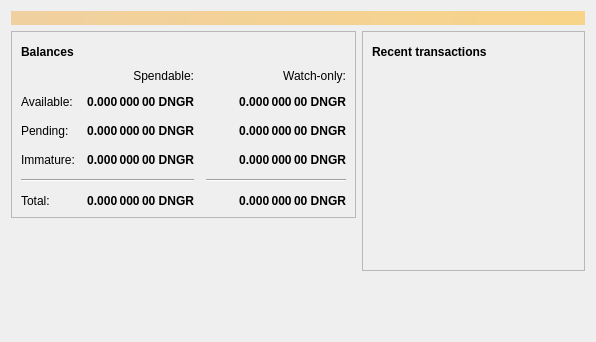
<?xml version="1.0" encoding="UTF-8"?>
<ui version="4.0">
 <class>OverviewPage</class>
 <widget class="QWidget" name="OverviewPage">
  <property name="geometry">
   <rect>
    <x>0</x>
    <y>0</y>
    <width>596</width>
    <height>342</height>
   </rect>
  </property>
  <property name="windowTitle">
   <string>Form</string>
  </property>
  <layout class="QVBoxLayout" name="topLayout">
   <item>
    <widget class="QLabel" name="labelAlerts">
     <property name="visible">
      <bool>false</bool>
     </property>
     <property name="styleSheet">
      <string notr="true">QLabel { background-color: qlineargradient(x1: 0, y1: 0, x2: 1, y2: 0, stop:0 #F0D0A0, stop:1 #F8D488); color:#000000; }</string>
     </property>
     <property name="wordWrap">
      <bool>true</bool>
     </property>
     <property name="margin">
      <number>3</number>
     </property>
     <property name="textInteractionFlags">
      <set>Qt::TextSelectableByMouse</set>
     </property>
    </widget>
   </item>
   <item>
    <layout class="QHBoxLayout" name="horizontalLayout" stretch="1,1">
     <item>
      <layout class="QVBoxLayout" name="verticalLayout_2">
       <item>
        <widget class="QFrame" name="frame">
         <property name="frameShape">
          <enum>QFrame::StyledPanel</enum>
         </property>
         <property name="frameShadow">
          <enum>QFrame::Raised</enum>
         </property>
         <layout class="QVBoxLayout" name="verticalLayout_4">
          <item>
           <layout class="QHBoxLayout" name="horizontalLayout_4">
            <item>
             <widget class="QLabel" name="label_5">
              <property name="font">
               <font>
                <weight>75</weight>
                <bold>true</bold>
               </font>
              </property>
              <property name="text">
               <string>Balances</string>
              </property>
             </widget>
            </item>
            <item>
             <widget class="QPushButton" name="labelWalletStatus">
              <property name="enabled">
               <bool>true</bool>
              </property>
              <property name="maximumSize">
               <size>
                <width>30</width>
                <height>16777215</height>
               </size>
              </property>
              <property name="toolTip">
               <string>The displayed information may be out of date. Your wallet automatically synchronizes with the Dongri network after a connection is established, but this process has not completed yet.</string>
              </property>
              <property name="text">
               <string/>
              </property>
              <property name="icon">
               <iconset resource="../bitcoin.qrc">
                <normaloff>:/icons/warning</normaloff>
                <disabledoff>:/icons/warning</disabledoff>:/icons/warning</iconset>
              </property>
              <property name="iconSize">
               <size>
                <width>24</width>
                <height>24</height>
               </size>
              </property>
              <property name="flat">
               <bool>true</bool>
              </property>
             </widget>
            </item>
            <item>
             <spacer name="horizontalSpacer_3">
              <property name="orientation">
               <enum>Qt::Horizontal</enum>
              </property>
              <property name="sizeHint" stdset="0">
               <size>
                <width>40</width>
                <height>20</height>
               </size>
              </property>
             </spacer>
            </item>
           </layout>
          </item>
          <item>
           <layout class="QGridLayout" name="gridLayout">
            <property name="spacing">
             <number>12</number>
            </property>
            <item row="2" column="2">
             <widget class="QLabel" name="labelWatchPending">
              <property name="font">
               <font>
                <weight>75</weight>
                <bold>true</bold>
               </font>
              </property>
              <property name="cursor">
               <cursorShape>IBeamCursor</cursorShape>
              </property>
              <property name="toolTip">
               <string>Unconfirmed transactions to watch-only addresses</string>
              </property>
              <property name="text">
               <string notr="true">0.000 000 00 DNGR</string>
              </property>
              <property name="alignment">
               <set>Qt::AlignRight|Qt::AlignTrailing|Qt::AlignVCenter</set>
              </property>
              <property name="textInteractionFlags">
               <set>Qt::LinksAccessibleByMouse|Qt::TextSelectableByKeyboard|Qt::TextSelectableByMouse</set>
              </property>
             </widget>
            </item>
            <item row="2" column="1">
             <widget class="QLabel" name="labelUnconfirmed">
              <property name="font">
               <font>
                <weight>75</weight>
                <bold>true</bold>
               </font>
              </property>
              <property name="cursor">
               <cursorShape>IBeamCursor</cursorShape>
              </property>
              <property name="toolTip">
               <string>Total of transactions that have yet to be confirmed, and do not yet count toward the spendable balance</string>
              </property>
              <property name="text">
               <string notr="true">0.000 000 00 DNGR</string>
              </property>
              <property name="alignment">
               <set>Qt::AlignRight|Qt::AlignTrailing|Qt::AlignVCenter</set>
              </property>
              <property name="textInteractionFlags">
               <set>Qt::LinksAccessibleByMouse|Qt::TextSelectableByKeyboard|Qt::TextSelectableByMouse</set>
              </property>
             </widget>
            </item>
            <item row="3" column="2">
             <widget class="QLabel" name="labelWatchImmature">
              <property name="font">
               <font>
                <weight>75</weight>
                <bold>true</bold>
               </font>
              </property>
              <property name="cursor">
               <cursorShape>IBeamCursor</cursorShape>
              </property>
              <property name="toolTip">
               <string>Mined balance in watch-only addresses that has not yet matured</string>
              </property>
              <property name="text">
               <string notr="true">0.000 000 00 DNGR</string>
              </property>
              <property name="alignment">
               <set>Qt::AlignRight|Qt::AlignTrailing|Qt::AlignVCenter</set>
              </property>
              <property name="textInteractionFlags">
               <set>Qt::LinksAccessibleByMouse|Qt::TextSelectableByKeyboard|Qt::TextSelectableByMouse</set>
              </property>
             </widget>
            </item>
            <item row="4" column="0" colspan="2">
             <widget class="Line" name="line">
              <property name="orientation">
               <enum>Qt::Horizontal</enum>
              </property>
             </widget>
            </item>
            <item row="4" column="2">
             <widget class="Line" name="lineWatchBalance">
              <property name="sizePolicy">
               <sizepolicy hsizetype="Preferred" vsizetype="Fixed">
                <horstretch>0</horstretch>
                <verstretch>0</verstretch>
               </sizepolicy>
              </property>
              <property name="minimumSize">
               <size>
                <width>140</width>
                <height>0</height>
               </size>
              </property>
              <property name="orientation">
               <enum>Qt::Horizontal</enum>
              </property>
             </widget>
            </item>
            <item row="5" column="0">
             <widget class="QLabel" name="labelTotalText">
              <property name="text">
               <string>Total:</string>
              </property>
             </widget>
            </item>
            <item row="3" column="1">
             <widget class="QLabel" name="labelImmature">
              <property name="font">
               <font>
                <weight>75</weight>
                <bold>true</bold>
               </font>
              </property>
              <property name="cursor">
               <cursorShape>IBeamCursor</cursorShape>
              </property>
              <property name="toolTip">
               <string>Mined balance that has not yet matured</string>
              </property>
              <property name="text">
               <string notr="true">0.000 000 00 DNGR</string>
              </property>
              <property name="alignment">
               <set>Qt::AlignRight|Qt::AlignTrailing|Qt::AlignVCenter</set>
              </property>
              <property name="textInteractionFlags">
               <set>Qt::LinksAccessibleByMouse|Qt::TextSelectableByKeyboard|Qt::TextSelectableByMouse</set>
              </property>
             </widget>
            </item>
            <item row="2" column="3">
             <spacer name="horizontalSpacer_2">
              <property name="orientation">
               <enum>Qt::Horizontal</enum>
              </property>
              <property name="sizeHint" stdset="0">
               <size>
                <width>40</width>
                <height>20</height>
               </size>
              </property>
             </spacer>
            </item>
            <item row="3" column="0">
             <widget class="QLabel" name="labelImmatureText">
              <property name="text">
               <string>Immature:</string>
              </property>
             </widget>
            </item>
            <item row="5" column="1">
             <widget class="QLabel" name="labelTotal">
              <property name="font">
               <font>
                <weight>75</weight>
                <bold>true</bold>
               </font>
              </property>
              <property name="cursor">
               <cursorShape>IBeamCursor</cursorShape>
              </property>
              <property name="toolTip">
               <string>Your current total balance</string>
              </property>
              <property name="text">
               <string notr="true">0.000 000 00 DNGR</string>
              </property>
              <property name="alignment">
               <set>Qt::AlignRight|Qt::AlignTrailing|Qt::AlignVCenter</set>
              </property>
              <property name="textInteractionFlags">
               <set>Qt::LinksAccessibleByMouse|Qt::TextSelectableByKeyboard|Qt::TextSelectableByMouse</set>
              </property>
             </widget>
            </item>
            <item row="5" column="2">
             <widget class="QLabel" name="labelWatchTotal">
              <property name="font">
               <font>
                <weight>75</weight>
                <bold>true</bold>
               </font>
              </property>
              <property name="cursor">
               <cursorShape>IBeamCursor</cursorShape>
              </property>
              <property name="toolTip">
               <string>Current total balance in watch-only addresses</string>
              </property>
              <property name="text">
               <string notr="true">0.000 000 00 DNGR</string>
              </property>
              <property name="alignment">
               <set>Qt::AlignRight|Qt::AlignTrailing|Qt::AlignVCenter</set>
              </property>
              <property name="textInteractionFlags">
               <set>Qt::LinksAccessibleByMouse|Qt::TextSelectableByKeyboard|Qt::TextSelectableByMouse</set>
              </property>
             </widget>
            </item>
            <item row="0" column="2">
             <widget class="QLabel" name="labelWatchonly">
              <property name="text">
               <string>Watch-only:</string>
              </property>
              <property name="alignment">
               <set>Qt::AlignRight|Qt::AlignTrailing|Qt::AlignVCenter</set>
              </property>
             </widget>
            </item>
            <item row="1" column="0">
             <widget class="QLabel" name="labelBalanceText">
              <property name="text">
               <string>Available:</string>
              </property>
             </widget>
            </item>
            <item row="1" column="1">
             <widget class="QLabel" name="labelBalance">
              <property name="font">
               <font>
                <weight>75</weight>
                <bold>true</bold>
               </font>
              </property>
              <property name="cursor">
               <cursorShape>IBeamCursor</cursorShape>
              </property>
              <property name="toolTip">
               <string>Your current spendable balance</string>
              </property>
              <property name="text">
               <string notr="true">0.000 000 00 DNGR</string>
              </property>
              <property name="alignment">
               <set>Qt::AlignRight|Qt::AlignTrailing|Qt::AlignVCenter</set>
              </property>
              <property name="textInteractionFlags">
               <set>Qt::LinksAccessibleByMouse|Qt::TextSelectableByKeyboard|Qt::TextSelectableByMouse</set>
              </property>
             </widget>
            </item>
            <item row="1" column="2">
             <widget class="QLabel" name="labelWatchAvailable">
              <property name="font">
               <font>
                <weight>75</weight>
                <bold>true</bold>
               </font>
              </property>
              <property name="cursor">
               <cursorShape>IBeamCursor</cursorShape>
              </property>
              <property name="toolTip">
               <string>Your current balance in watch-only addresses</string>
              </property>
              <property name="text">
               <string notr="true">0.000 000 00 DNGR</string>
              </property>
              <property name="alignment">
               <set>Qt::AlignRight|Qt::AlignTrailing|Qt::AlignVCenter</set>
              </property>
              <property name="textInteractionFlags">
               <set>Qt::LinksAccessibleByMouse|Qt::TextSelectableByKeyboard|Qt::TextSelectableByMouse</set>
              </property>
             </widget>
            </item>
            <item row="2" column="0">
             <widget class="QLabel" name="labelPendingText">
              <property name="text">
               <string>Pending:</string>
              </property>
             </widget>
            </item>
            <item row="0" column="1">
             <widget class="QLabel" name="labelSpendable">
              <property name="text">
               <string>Spendable:</string>
              </property>
              <property name="alignment">
               <set>Qt::AlignRight|Qt::AlignTrailing|Qt::AlignVCenter</set>
              </property>
             </widget>
            </item>
           </layout>
          </item>
         </layout>
        </widget>
       </item>
       <item>
        <spacer name="verticalSpacer">
         <property name="orientation">
          <enum>Qt::Vertical</enum>
         </property>
         <property name="sizeHint" stdset="0">
          <size>
           <width>20</width>
           <height>40</height>
          </size>
         </property>
        </spacer>
       </item>
      </layout>
     </item>
     <item>
      <layout class="QVBoxLayout" name="verticalLayout_3">
       <item>
        <widget class="QFrame" name="frame_2">
         <property name="frameShape">
          <enum>QFrame::StyledPanel</enum>
         </property>
         <property name="frameShadow">
          <enum>QFrame::Raised</enum>
         </property>
         <layout class="QVBoxLayout" name="verticalLayout">
          <item>
           <layout class="QHBoxLayout" name="horizontalLayout_2">
            <item>
             <widget class="QLabel" name="label_4">
              <property name="font">
               <font>
                <weight>75</weight>
                <bold>true</bold>
               </font>
              </property>
              <property name="text">
               <string>Recent transactions</string>
              </property>
             </widget>
            </item>
            <item>
             <widget class="QPushButton" name="labelTransactionsStatus">
              <property name="enabled">
               <bool>true</bool>
              </property>
              <property name="maximumSize">
               <size>
                <width>30</width>
                <height>16777215</height>
               </size>
              </property>
              <property name="toolTip">
               <string>The displayed information may be out of date. Your wallet automatically synchronizes with the Dongri network after a connection is established, but this process has not completed yet.</string>
              </property>
              <property name="text">
               <string/>
              </property>
              <property name="icon">
               <iconset resource="../bitcoin.qrc">
                <normaloff>:/icons/warning</normaloff>
                <disabledoff>:/icons/warning</disabledoff>:/icons/warning</iconset>
              </property>
              <property name="iconSize">
               <size>
                <width>24</width>
                <height>24</height>
               </size>
              </property>
              <property name="flat">
               <bool>true</bool>
              </property>
             </widget>
            </item>
            <item>
             <spacer name="horizontalSpacer">
              <property name="orientation">
               <enum>Qt::Horizontal</enum>
              </property>
              <property name="sizeHint" stdset="0">
               <size>
                <width>40</width>
                <height>20</height>
               </size>
              </property>
             </spacer>
            </item>
           </layout>
          </item>
          <item>
           <widget class="QListView" name="listTransactions">
            <property name="styleSheet">
             <string notr="true">QListView { background: transparent; }</string>
            </property>
            <property name="frameShape">
             <enum>QFrame::NoFrame</enum>
            </property>
            <property name="verticalScrollBarPolicy">
             <enum>Qt::ScrollBarAlwaysOff</enum>
            </property>
            <property name="horizontalScrollBarPolicy">
             <enum>Qt::ScrollBarAlwaysOff</enum>
            </property>
            <property name="selectionMode">
             <enum>QAbstractItemView::NoSelection</enum>
            </property>
           </widget>
          </item>
         </layout>
        </widget>
       </item>
       <item>
        <spacer name="verticalSpacer_2">
         <property name="orientation">
          <enum>Qt::Vertical</enum>
         </property>
         <property name="sizeHint" stdset="0">
          <size>
           <width>20</width>
           <height>40</height>
          </size>
         </property>
        </spacer>
       </item>
      </layout>
     </item>
    </layout>
   </item>
  </layout>
 </widget>
 <resources/>
 <connections/>
</ui>
